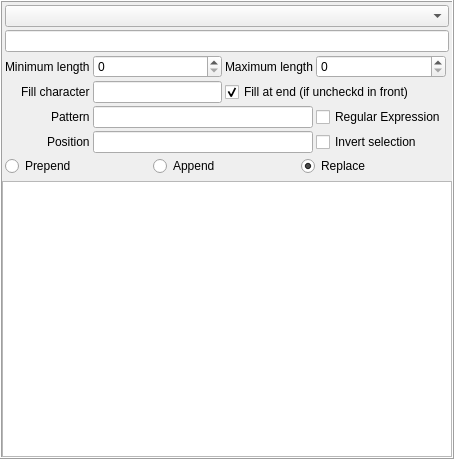
<?xml version="1.0" encoding="UTF-8"?>
<ui version="4.0">
 <class>TextManipulatorGUI</class>
 <widget class="QFrame" name="TextManipulatorGUI">
  <property name="geometry">
   <rect>
    <x>0</x>
    <y>0</y>
    <width>454</width>
    <height>459</height>
   </rect>
  </property>
  <property name="windowTitle">
   <string/>
  </property>
  <property name="frameShape">
   <enum>QFrame::Box</enum>
  </property>
  <property name="frameShadow">
   <enum>QFrame::Raised</enum>
  </property>
  <layout class="QVBoxLayout" name="mFrameLayout">
   <property name="spacing">
    <number>2</number>
   </property>
   <property name="leftMargin">
    <number>0</number>
   </property>
   <property name="topMargin">
    <number>0</number>
   </property>
   <property name="rightMargin">
    <number>0</number>
   </property>
   <property name="bottomMargin">
    <number>0</number>
   </property>
   <item>
    <layout class="QGridLayout" name="gridLayout" rowstretch="0,0,0,0,0,0,0,0,0,0" columnstretch="0,0,0,0,0" rowminimumheight="0,0,0,0,0,0,0,0,0,0">
     <property name="leftMargin">
      <number>3</number>
     </property>
     <property name="topMargin">
      <number>3</number>
     </property>
     <property name="rightMargin">
      <number>3</number>
     </property>
     <property name="bottomMargin">
      <number>3</number>
     </property>
     <property name="spacing">
      <number>3</number>
     </property>
     <item row="3" column="0" alignment="Qt::AlignRight">
      <widget class="QLabel" name="label_2">
       <property name="text">
        <string>Minimum length</string>
       </property>
      </widget>
     </item>
     <item row="3" column="2" alignment="Qt::AlignRight">
      <widget class="QLabel" name="label_3">
       <property name="text">
        <string>Maximum length</string>
       </property>
      </widget>
     </item>
     <item row="8" column="0" alignment="Qt::AlignRight">
      <widget class="QLabel" name="label_5">
       <property name="text">
        <string>Position</string>
       </property>
      </widget>
     </item>
     <item row="3" column="1">
      <widget class="QSpinBox" name="mMinLengthSpin">
       <property name="maximum">
        <number>1000000</number>
       </property>
      </widget>
     </item>
     <item row="4" column="0" alignment="Qt::AlignRight">
      <widget class="QLabel" name="label">
       <property name="text">
        <string>Fill character</string>
       </property>
      </widget>
     </item>
     <item row="9" column="0" colspan="4">
      <layout class="QHBoxLayout" name="horizontalLayout">
       <item alignment="Qt::AlignTop">
        <widget class="QRadioButton" name="mPrependBtn">
         <property name="text">
          <string>Prepend</string>
         </property>
         <attribute name="buttonGroup">
          <string notr="true">mModeGroup</string>
         </attribute>
        </widget>
       </item>
       <item alignment="Qt::AlignTop">
        <widget class="QRadioButton" name="mAppendBtn">
         <property name="text">
          <string>Append</string>
         </property>
         <property name="autoExclusive">
          <bool>true</bool>
         </property>
         <attribute name="buttonGroup">
          <string notr="true">mModeGroup</string>
         </attribute>
        </widget>
       </item>
       <item alignment="Qt::AlignTop">
        <widget class="QRadioButton" name="mReplaceBtn">
         <property name="text">
          <string>Replace</string>
         </property>
         <property name="checked">
          <bool>true</bool>
         </property>
         <attribute name="buttonGroup">
          <string notr="true">mModeGroup</string>
         </attribute>
        </widget>
       </item>
      </layout>
     </item>
     <item row="5" column="0" alignment="Qt::AlignRight">
      <widget class="QLabel" name="label_4">
       <property name="text">
        <string>Pattern</string>
       </property>
      </widget>
     </item>
     <item row="4" column="1">
      <widget class="QLineEdit" name="mFillCharacterTxt">
       <property name="maxLength">
        <number>1</number>
       </property>
      </widget>
     </item>
     <item row="1" column="0" colspan="5">
      <widget class="QLineEdit" name="mTextTxt"/>
     </item>
     <item row="0" column="0" colspan="5">
      <widget class="QComboBox" name="mSelectionBox"/>
     </item>
     <item row="3" column="3">
      <widget class="QSpinBox" name="mMaxLengthSpin">
       <property name="maximum">
        <number>1000000</number>
       </property>
      </widget>
     </item>
     <item row="4" column="2" colspan="3">
      <widget class="QCheckBox" name="mFillAtEndBox">
       <property name="text">
        <string>Fill at end (if uncheckd in front)</string>
       </property>
       <property name="checked">
        <bool>true</bool>
       </property>
      </widget>
     </item>
     <item row="5" column="3">
      <widget class="QCheckBox" name="mRegularExpressionBox">
       <property name="text">
        <string>Regular Expression</string>
       </property>
      </widget>
     </item>
     <item row="5" column="1" colspan="2">
      <widget class="QLineEdit" name="mPatternTxt"/>
     </item>
     <item row="8" column="3">
      <widget class="QCheckBox" name="mInvertBox">
       <property name="text">
        <string>Invert selection</string>
       </property>
      </widget>
     </item>
     <item row="8" column="1" colspan="2">
      <widget class="QLineEdit" name="mPositionTxt"/>
     </item>
    </layout>
   </item>
   <item>
    <widget class="QTextEdit" name="mHelpTxt">
     <property name="enabled">
      <bool>true</bool>
     </property>
    </widget>
   </item>
  </layout>
 </widget>
 <resources/>
 <connections>
  <connection>
   <sender>mTextTxt</sender>
   <signal>textChanged(QString)</signal>
   <receiver>TextManipulatorGUI</receiver>
   <slot>onTextChanged(QString)</slot>
   <hints>
    <hint type="sourcelabel">
     <x>249</x>
     <y>13</y>
    </hint>
    <hint type="destinationlabel">
     <x>231</x>
     <y>104</y>
    </hint>
   </hints>
  </connection>
  <connection>
   <sender>mAppendBtn</sender>
   <signal>clicked()</signal>
   <receiver>TextManipulatorGUI</receiver>
   <slot>onAppend()</slot>
   <hints>
    <hint type="sourcelabel">
     <x>308</x>
     <y>36</y>
    </hint>
    <hint type="destinationlabel">
     <x>231</x>
     <y>69</y>
    </hint>
   </hints>
  </connection>
  <connection>
   <sender>mPrependBtn</sender>
   <signal>clicked()</signal>
   <receiver>TextManipulatorGUI</receiver>
   <slot>onPrepend()</slot>
   <hints>
    <hint type="sourcelabel">
     <x>206</x>
     <y>36</y>
    </hint>
    <hint type="destinationlabel">
     <x>231</x>
     <y>69</y>
    </hint>
   </hints>
  </connection>
  <connection>
   <sender>mReplaceBtn</sender>
   <signal>clicked()</signal>
   <receiver>TextManipulatorGUI</receiver>
   <slot>onReplace()</slot>
   <hints>
    <hint type="sourcelabel">
     <x>410</x>
     <y>36</y>
    </hint>
    <hint type="destinationlabel">
     <x>231</x>
     <y>69</y>
    </hint>
   </hints>
  </connection>
  <connection>
   <sender>mPatternTxt</sender>
   <signal>textChanged(QString)</signal>
   <receiver>TextManipulatorGUI</receiver>
   <slot>onTextChanged(QString)</slot>
   <hints>
    <hint type="sourcelabel">
     <x>205</x>
     <y>105</y>
    </hint>
    <hint type="destinationlabel">
     <x>226</x>
     <y>253</y>
    </hint>
   </hints>
  </connection>
  <connection>
   <sender>mRegularExpressionBox</sender>
   <signal>stateChanged(int)</signal>
   <receiver>TextManipulatorGUI</receiver>
   <slot>onValueChanged(int)</slot>
   <hints>
    <hint type="sourcelabel">
     <x>391</x>
     <y>104</y>
    </hint>
    <hint type="destinationlabel">
     <x>226</x>
     <y>253</y>
    </hint>
   </hints>
  </connection>
  <connection>
   <sender>mMinLengthSpin</sender>
   <signal>valueChanged(int)</signal>
   <receiver>TextManipulatorGUI</receiver>
   <slot>onValueChanged(int)</slot>
   <hints>
    <hint type="sourcelabel">
     <x>165</x>
     <y>59</y>
    </hint>
    <hint type="destinationlabel">
     <x>226</x>
     <y>253</y>
    </hint>
   </hints>
  </connection>
  <connection>
   <sender>mMaxLengthSpin</sender>
   <signal>valueChanged(int)</signal>
   <receiver>TextManipulatorGUI</receiver>
   <slot>onValueChanged(int)</slot>
   <hints>
    <hint type="sourcelabel">
     <x>391</x>
     <y>59</y>
    </hint>
    <hint type="destinationlabel">
     <x>226</x>
     <y>253</y>
    </hint>
   </hints>
  </connection>
  <connection>
   <sender>mFillCharacterTxt</sender>
   <signal>textChanged(QString)</signal>
   <receiver>TextManipulatorGUI</receiver>
   <slot>onTextChanged(QString)</slot>
   <hints>
    <hint type="sourcelabel">
     <x>165</x>
     <y>82</y>
    </hint>
    <hint type="destinationlabel">
     <x>226</x>
     <y>229</y>
    </hint>
   </hints>
  </connection>
  <connection>
   <sender>mSelectionBox</sender>
   <signal>activated(int)</signal>
   <receiver>TextManipulatorGUI</receiver>
   <slot>onAction(int)</slot>
   <hints>
    <hint type="sourcelabel">
     <x>226</x>
     <y>13</y>
    </hint>
    <hint type="destinationlabel">
     <x>226</x>
     <y>229</y>
    </hint>
   </hints>
  </connection>
  <connection>
   <sender>mFillAtEndBox</sender>
   <signal>stateChanged(int)</signal>
   <receiver>TextManipulatorGUI</receiver>
   <slot>onValueChanged(int)</slot>
   <hints>
    <hint type="sourcelabel">
     <x>351</x>
     <y>82</y>
    </hint>
    <hint type="destinationlabel">
     <x>226</x>
     <y>229</y>
    </hint>
   </hints>
  </connection>
  <connection>
   <sender>mPositionTxt</sender>
   <signal>textChanged(QString)</signal>
   <receiver>TextManipulatorGUI</receiver>
   <slot>onTextChanged(QString)</slot>
   <hints>
    <hint type="sourcelabel">
     <x>203</x>
     <y>128</y>
    </hint>
    <hint type="destinationlabel">
     <x>226</x>
     <y>229</y>
    </hint>
   </hints>
  </connection>
  <connection>
   <sender>mInvertBox</sender>
   <signal>stateChanged(int)</signal>
   <receiver>TextManipulatorGUI</receiver>
   <slot>onValueChanged(int)</slot>
   <hints>
    <hint type="sourcelabel">
     <x>388</x>
     <y>128</y>
    </hint>
    <hint type="destinationlabel">
     <x>226</x>
     <y>229</y>
    </hint>
   </hints>
  </connection>
 </connections>
 <slots>
  <slot>onTextChanged(QString)</slot>
  <slot>onPrepend()</slot>
  <slot>onAppend()</slot>
  <slot>onReplace()</slot>
  <slot>onValueChanged(int)</slot>
  <slot>onAction(int)</slot>
 </slots>
 <buttongroups>
  <buttongroup name="mModeGroup"/>
 </buttongroups>
</ui>
